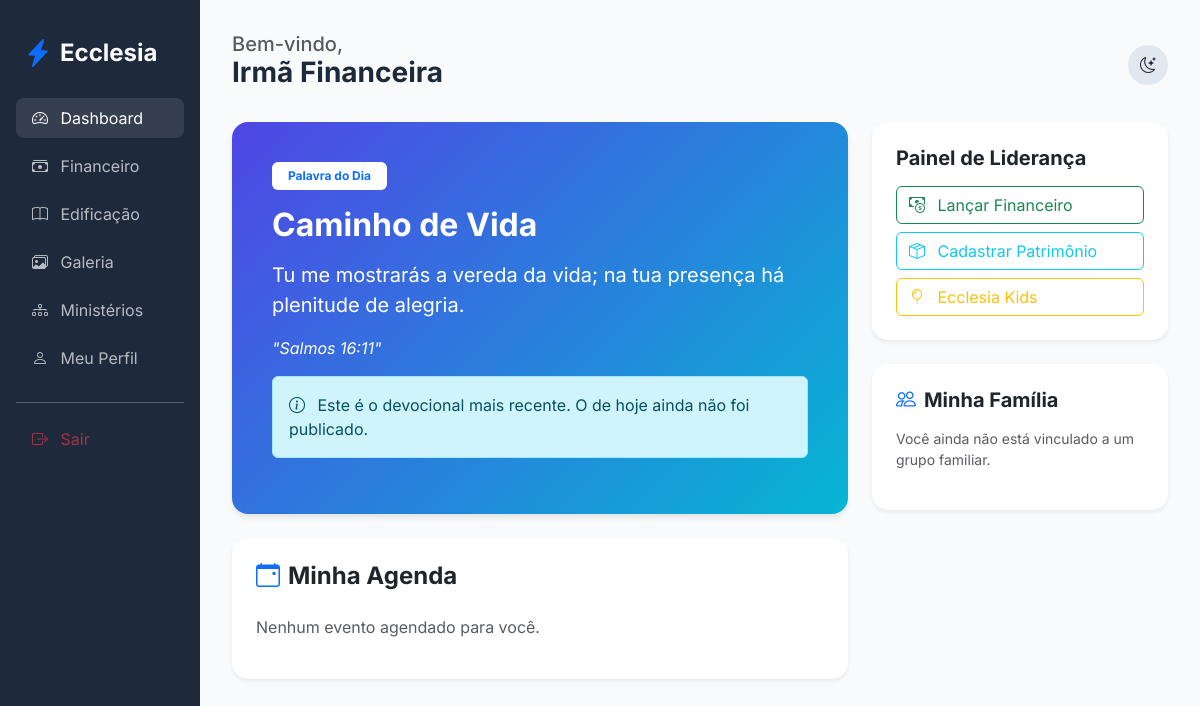
Before: /members/dashboard (signed in) with the older database file.
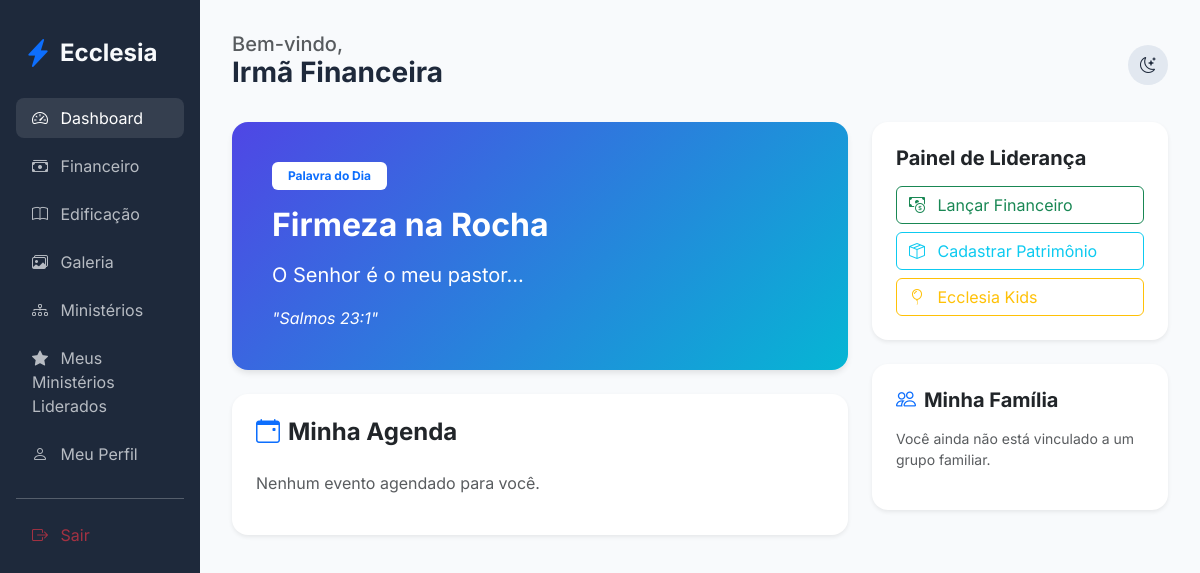
After: the same page with the newer database file.
### app/core/models.py (models this page shows)
class Devotional(db.Model):
    id = db.Column(db.Integer, primary_key=True)
    title = db.Column(db.String(200))
    content = db.Column(db.Text, nullable=False)
    verse = db.Column(db.String(200))
    date = db.Column(db.Date, default=datetime.utcnow().date)

### app/modules/members/routes.py (the view)
@members_bp.route('/dashboard')
@login_required
def dashboard():
    latest_devotional = Devotional.query.order_by(Devotional.date.desc()).first()
    recent_studies = Study.query.order_by(Study.created_at.desc()).limit(3).all()
    ministry_ids = [m.id for m in current_user.ministries]
    personal_agenda = Event.query.filter(
        (Event.church_id == current_user.church_id) &
        ((Event.ministry_id == None) | (Event.ministry_id.in_(ministry_ids)))
    ).order_by(Event.start_time.asc()).all()
    pending_members = []
    if can_manage_members():
        pending_members = User.query.filter_by(
            church_id=current_user.church_id, status='pending'
        ).all()
    return render_template(
        'members/dashboard.html',
        devotional=latest_devotional,
        studies=recent_studies,
        agenda=personal_agenda,
        pending_members=pending_members,
        datetime=datetime
    )

### app/modules/members/routes.py (called while the page is built)
def can_manage_members():
    return current_user.can_approve_members or (
        current_user.church_role and current_user.church_role.name in ['Administrador Global', 'Pastor Líder']
    )

### app/templates/members/dashboard.html (shortened to what the changed rows need)
{% extends "base.html" %}
{% block content %}
<div class="row g-4">
    <div class="col-lg-8">
        <div class="card devotional-card border-0 p-4 mb-4">
            <div class="card-body">
                <span class="badge bg-white text-primary px-3 py-2 mb-3">Palavra do Dia</span>
                {% if devotional and devotional.date == datetime.utcnow().date() %}
                    <h2 class="fw-bold mb-3">{{ devotional.title }}</h2>
                    <p class="fs-5 opacity-90">{{ devotional.content | safe }}</p>
                    {% if devotional.verse %}
                    <p class="fst-italic mt-3 mb-0">"{{ devotional.verse }}"</p>
                    {% endif %}
                {% elif devotional %}
                    <h2 class="fw-bold mb-3">{{ devotional.title }}</h2>
                    <p class="fs-5 opacity-90">{{ devotional.content | safe }}</p>
                    {% if devotional.verse %}
                    <p class="fst-italic mt-3 mb-0">"{{ devotional.verse }}"</p>
                    {% endif %}
                    <div class="alert alert-info mt-3">
                        <i class="bi bi-info-circle me-2"></i>
                        Este é o devocional mais recente. O de hoje ainda não foi publicado.
                    </div>
                {% endif %}
            </div>
        </div>
    </div>
</div>
{% endblock %}

### app/templates/base.html (shortened to what this page needs)
<!DOCTYPE html>
<html lang="pt-BR">
<head>
    <link href="https://cdn.jsdelivr.net/npm/bootstrap@5.3.0/dist/css/bootstrap.min.css" rel="stylesheet">
    <link href="https://cdn.jsdelivr.net/npm/bootstrap-icons@1.10.0/font/bootstrap-icons.css" rel="stylesheet">
    <link rel="stylesheet" href="{{ url_for('static', filename='css/premium.css') }}">
</head>
<body>
    <div class="container-fluid">
        <div class="row">
            {% if current_user.is_authenticated %}
            <div class="col-md-3 col-lg-2 sidebar d-none d-md-block">
                <div class="d-flex align-items-center mb-4 px-2">
                    <i class="bi bi-lightning-charge-fill text-primary fs-3 me-2"></i>
                    <h4 class="mb-0 fw-bold">Ecclesia</h4>
                </div>
                <nav class="nav flex-column">
                    <a class="nav-link {{ 'active' if request.endpoint == 'members.dashboard' }}" href="{{ url_for('members.dashboard') }}">
                        <i class="bi bi-speedometer2 me-2"></i> Dashboard
                    </a>
                    <a class="nav-link {{ 'active' if 'finance' in request.endpoint }}" href="{{ url_for('finance.dashboard') }}">
                        <i class="bi bi-cash-stack me-2"></i> Financeiro
                    </a>
                    <a class="nav-link {{ 'active' if 'edification' in request.endpoint }}" href="{{ url_for('edification.studies') }}">
                        <i class="bi bi-book me-2"></i> Edificação
                    </a>
                    <a class="nav-link {{ 'active' if 'gallery' in request.endpoint }}" href="{{ url_for('edification.gallery') }}">
                        <i class="bi bi-images me-2"></i> Galeria
                    </a>
                    <a class="nav-link {{ 'active' if 'ministries' in request.endpoint }}" href="{{ url_for('members.list_ministries') }}">
                        <i class="bi bi-diagram-3 me-2"></i> Ministérios
                    </a>
                    {% if current_user.is_authenticated %}
                        {% set has_led_ministries = namespace(value=false) %}
                        {% for ministry in current_user.ministries %}
                            {% if ministry.leader_id == current_user.id %}
                                {% set has_led_ministries.value = true %}
                            {% endif %}
                        {% endfor %}
                        {% if has_led_ministries.value %}
                        <a class="nav-link {{ 'active' if 'my_led_ministries' in request.endpoint }}" href="{{ url_for('members.my_led_ministries') }}">
                            <i class="bi bi-star-fill me-2"></i> Meus Ministérios Liderados
                        </a>
                        {% endif %}
                    {% endif %}
                    <a class="nav-link" href="{{ url_for('members.profile') }}">
                        <i class="bi bi-person me-2"></i> Meu Perfil
                    </a>
                    <hr class="my-3 opacity-25">
                    <a class="nav-link text-danger" href="{{ url_for('auth.logout') }}">
                        <i class="bi bi-box-arrow-right me-2"></i> Sair
                    </a>
                </nav>
            </div>
            {% endif %}
            <div class="col-md-9 col-lg-10 main-content {{ 'mx-auto' if not current_user.is_authenticated }}">
                <header class="d-flex justify-content-between align-items-center mb-4">
                    <div>
                        {% if current_user.is_authenticated %}
                        <h5 class="text-muted mb-0">Bem-vindo,</h5>
                        <h3 class="fw-bold">{{ current_user.name }}</h3>
                        {% endif %}
                    </div>
                    <div class="d-flex align-items-center gap-3">
                        <div class="theme-toggle" onclick="toggleTheme()">
                            <i class="bi bi-moon-stars" id="theme-icon"></i>
                        </div>
                    </div>
                </header>
                {% block content %}{% endblock %}
            </div>
        </div>
    </div>
</body>
</html>

Changed rows visible on the page:
removed Devotional: title "Caminho de Vida", content "Tu me mostrarás a vereda da vida; na tua presença há plenitude de alegria.", verse "Salmos 16:11"
now on this page (row edited): Devotional: title "Firmeza na Rocha", content "O Senhor é o meu pastor...", verse "Salmos 23:1"
changed Devotional: date "2027-01-01" → "2026-02-14" (drawn)
Other visible differences:
text no longer shown: "Este é o devocional mais recente. O de hoje ainda não foi publicado."
text now shown: "Meus Ministérios Liderados"
